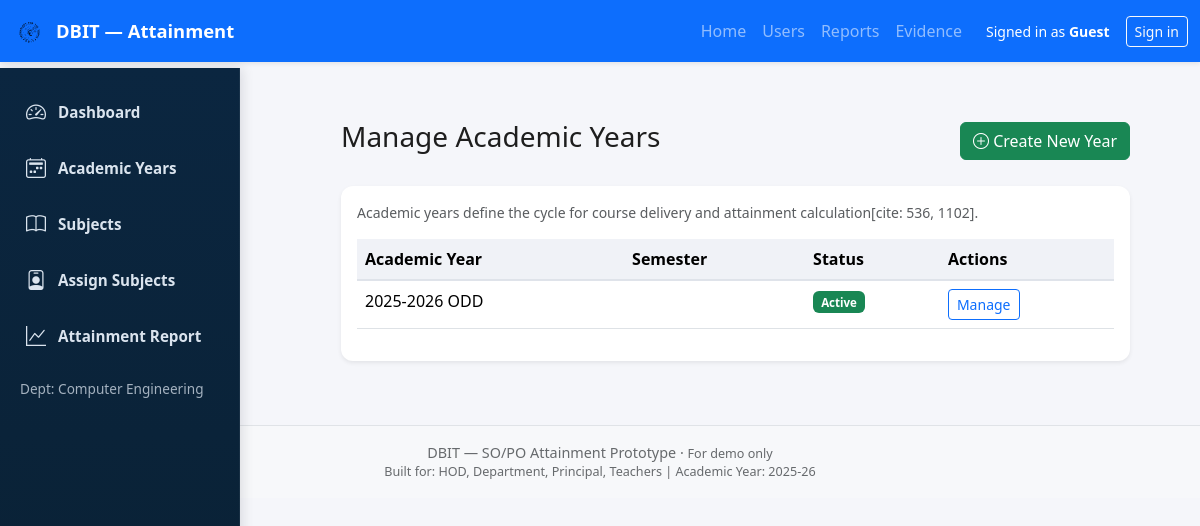
Before: /academic-years/ with the older database file.
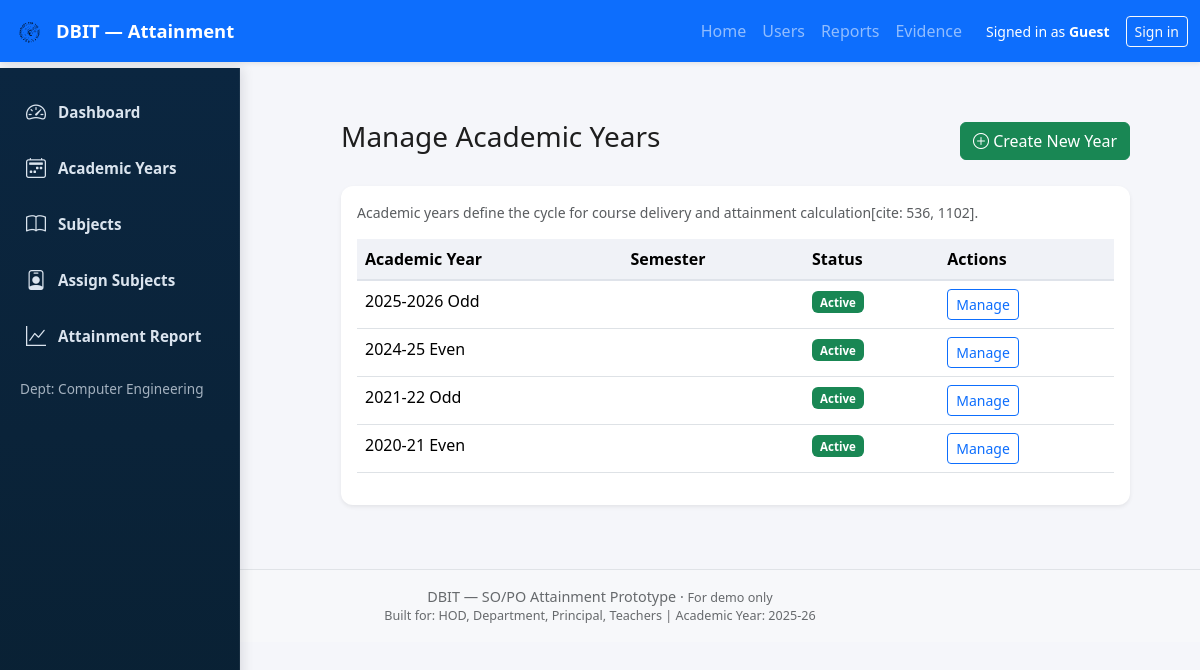
After: the same page with the newer database file.
### attainment/models.py (models this page shows, shortened)
class AcademicYear(models.Model):
    name = models.CharField(max_length=20, unique=True)
    is_active = models.BooleanField(default=False)

### attainment/views.py (the view)
# urls.py: path('academic-years/', views.academic_years_list, name='academic_years_list'),
def academic_years_list(request):
    years = AcademicYear.objects.all()
    return render(request, 'academic_years.html', {'years': years})

### templates/academic_years.html (shortened to what this page needs)
{% extends "base.html" %}  {% block content %}
<div class="container-fluid py-4">
	<div class="row">
		<div class="col-md-3">{% include "components/sidebar_hod.html" %}</div>
		<div class="col-md-9">
			<div class="d-flex justify-content-between align-items-center mb-4">
				<h3>Manage Academic Years</h3>
				<button
					class="btn btn-success"
					data-bs-toggle="modal"
					data-bs-target="#addYearModal"
				>
					<i class="bi bi-plus-circle"></i> Create New Year
				</button>
			</div>
			<div class="card shadow-sm">
				<div class="card-body">
					<p class="text-muted small">
						Academic years define the cycle for course delivery and attainment
						calculation[cite: 536, 1102].
					</p>
					<table class="table table-hover">
						<thead class="table-light">
							<tr>
								<th>Academic Year</th>
								<th>Semester</th>
								<th>Status</th>
								<th>Actions</th>
							</tr>
						</thead>
						<tbody id="yearTableBody">
							{% for year in years %}
							<tr>
								<td>{{ year.name }}</td>
								<td>{{ year.semester }}</td>
								<td><span class="badge bg-success">Active</span></td>
								<td>
									<button class="btn btn-sm btn-outline-primary">Manage</button>
								</td>
							</tr>
							{% empty %}
							<tr>
								<td colspan="4" class="text-center">
									No academic years found. Click "Create New Year" to start.
								</td>
							</tr>
							{% endfor %}
						</tbody>
					</table>
				</div>
			</div>
		</div>
	</div>
</div>
{% endblock %}

### templates/base.html (shortened to what this page needs)
{% load static %}
<!doctype html>
<html lang="en">
	<head>
		<link
			href="https://cdn.jsdelivr.net/npm/bootstrap@5.3.2/dist/css/bootstrap.min.css"
			rel="stylesheet"
		/>
		<link
			href="https://cdn.jsdelivr.net/npm/bootstrap-icons@1.11.3/font/bootstrap-icons.css"
			rel="stylesheet"
		/>
		<link rel="stylesheet" href="{% static 'css/styles.css' %}" />
	</head>
	<body>
		<nav
			class="navbar navbar-expand-lg navbar-dark bg-primary fixed-top shadow-sm"
		>
			<div class="container-fluid">
				<a class="navbar-brand d-flex align-items-center" href="/">
					<img
						src="{% static 'images/logo.svg' %}"
						alt="logo"
						width="36"
						height="36"
						class="me-2 rounded"
					/>
					<span>DBIT — Attainment</span>
				</a>
				<div class="collapse navbar-collapse" id="topNav">
					<ul class="navbar-nav ms-auto mb-2 mb-lg-0">
						<li class="nav-item"><a class="nav-link" href="/">Home</a></li>
						<li class="nav-item">
							<a class="nav-link" href="/settings/users/">Users</a>
						</li>
						<li class="nav-item">
							<a class="nav-link" href="/reports/attainment/">Reports</a>
						</li>
						<li class="nav-item">
							<a class="nav-link" href="/evidence/">Evidence</a>
						</li>
					</ul>
					<div class="d-flex align-items-center ms-3">
						<div class="text-white me-2 small">
							Signed in as <strong>Guest</strong>
						</div>
						<a
							class="btn btn-outline-light btn-sm ms-2"
							href="/login/"
							role="button"
							>Sign in</a
						>
					</div>
				</div>
			</div>
		</nav>
		<main class="container-fluid">
			<div class="row g-0">
				<div class="col">
					<div class="container py-4">
						<div class="main-content">
							{% block content %}{% endblock %}
						</div>
					</div>
				</div>
			</div>
		</main>
		<footer
			class="bg-light text-center text-muted py-3 border-top mt-auto app-footer"
		>
			<div class="container">
				<div>
					DBIT — SO/PO Attainment Prototype &middot;
					<small>For demo only</small>
				</div>
				<div class="small">
					Built for: HOD, Department, Principal, Teachers | Academic Year:
					<span id="footer-year">2025-26</span>
				</div>
			</div>
		</footer>
	</body>
</html>

### templates/components/sidebar_hod.html
<nav class="sidebar d-flex flex-column">
  <ul class="nav">
    <li class="nav-item"><a class="nav-link" href="/hod/dashboard/"><i class="bi bi-speedometer2"></i><span class="label">Dashboard</span></a></li>
    <li class="nav-item"><a class="nav-link" href="/academic-years/"><i class="bi bi-calendar2-week"></i><span class="label">Academic Years</span></a></li>
    <li class="nav-item"><a class="nav-link" href="/subjects/"><i class="bi bi-book"></i><span class="label">Subjects</span></a></li>
    <li class="nav-item"><a class="nav-link" href="/assign-subjects/"><i class="bi bi-person-badge"></i><span class="label">Assign Subjects</span></a></li>
    <li class="nav-item"><a class="nav-link" href="/reports/attainment/"><i class="bi bi-graph-up"></i><span class="label">Attainment Report</span></a></li>
    <div class="sidebar-footer small">Dept: Computer Engineering</div>
  </ul>
</nav>

### static/css/styles.css (style rules this page uses)
:root { --sidebar-width: 240px; --navbar-height: 68px; --sidebar-bg-top: #0b2640; --sidebar-bg-bottom: #092032; --sidebar-text: rgba(230,238,248,0.95); --sidebar-text-muted: rgba(230,238,248,0.70); --sidebar-hover: rgba(255,255,255,0.06); }
html, body { height: 100%; overflow-x: hidden; background: #f5f6fa; font-family: system-ui, -apple-system, "Segoe UI", Roboto, "Helvetica Neue", Arial; color: #1e1e1e; }
body { padding-top: var(--navbar-height); }
.sidebar { position: fixed; top: var(--navbar-height); left: 0; width: var(--sidebar-width); height: calc(100vh - var(--navbar-height)); background: linear-gradient(180deg, var(--sidebar-bg-top), var(--sidebar-bg-bottom)); padding: 1.2rem 0.75rem; z-index: 1020; color: var(--sidebar-text); overflow-y: auto; box-shadow: 2px 0 12px rgba(2,6,23,0.12); border-right: 1px solid rgba(255,255,255,0.06); }
.sidebar .nav { display: flex; flex-direction: column; gap: 6px; padding: 0; margin: 0; }
.sidebar .nav-item { list-style: none; }
.sidebar .nav-link { display: flex; align-items: center; gap: 12px; font-size: 0.95rem; font-weight: 600; color: var(--sidebar-text); text-decoration: none; padding: 10px 14px; border-radius: 8px; transition: background 0.12s ease, transform 0.12s ease; }
.sidebar .nav-link .bi { font-size: 1.25rem; color: var(--sidebar-text); }
.sidebar .sidebar-footer { margin-top: auto; padding: 0.75rem 0.5rem; font-size: 0.85rem; color: var(--sidebar-text-muted); }
.main-content { padding: 1rem; }
.card { border-radius: 12px; border: none; box-shadow: 0 2px 8px rgba(0,0,0,0.06); }
.table thead th { background: #f0f2f7; border-bottom: 2px solid #dfe3ea; font-weight: 600; }
.badge { font-size: 0.72rem; padding: 0.45em 0.7em; }
.navbar { box-shadow: 0 1px 4px rgba(0,0,0,0.08); }
.navbar-brand { font-size: 1.15rem; font-weight: 600; }

### templates/base.html (style rules this page uses)
body { padding-top: 0px; }
main { padding-top: 56px; }
.app-footer { font-size: 0.9rem; opacity: 0.9; }

Changed rows visible on the page:
changed AcademicYear: name "2025-2026 ODD" → "2025-2026 Odd"
added AcademicYear: name "2024-25 Even"
added AcademicYear: name "2021-22 Odd"
added AcademicYear: name "2020-21 Even"
